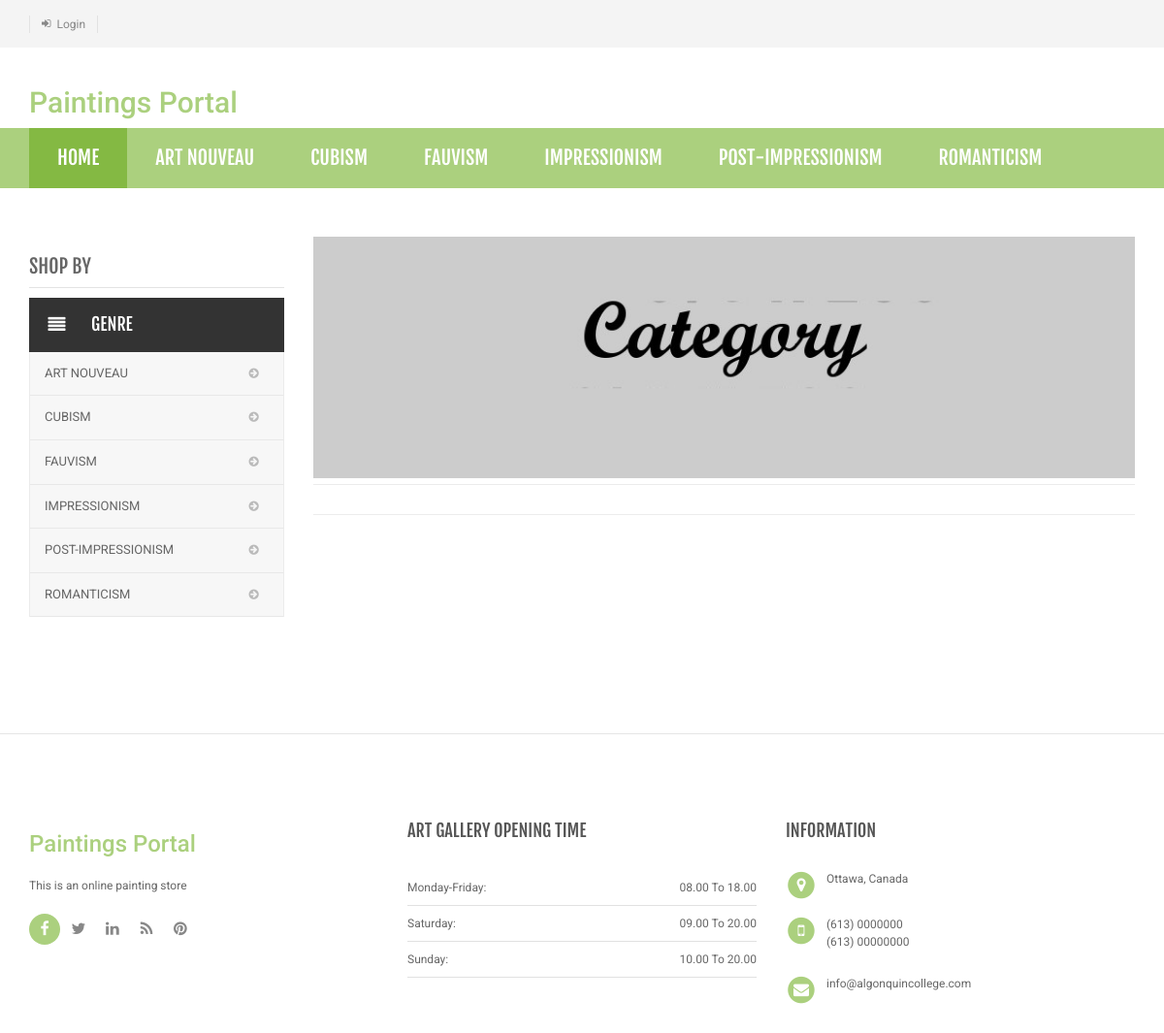
Screenshot of /genre.php with the database file from the repository.
### tables this page shows
CREATE TABLE `genre` (
  `id` int(11) NOT NULL,
  `genreName` varchar(255) DEFAULT NULL,
  PRIMARY KEY (`id`)
);

### includes/menu-bar.php (the view, shortened to what this page needs)
<div class="header-nav animate-dropdown">
    <div class="container">
        <div class="yamm navbar navbar-default" role="navigation">
            <div class="nav-bg-class">
                <div class="navbar-collapse collapse" id="mc-horizontal-menu-collapse">
	<div class="nav-outer">
		<ul class="nav navbar-nav">
			<li class="active dropdown yamm-fw">
				<a href="index.php" data-hover="dropdown" class="dropdown-toggle">Home</a>
			</li>
			  <?php
			  $sql="select * from genre";
			  $result=mysqli_query($con,$sql);
			  while($row=mysqli_fetch_assoc($result)){
			  ?>
			<li class="dropdown yamm">
			  <a href="genre.php?id=<?php echo $row['id']; ?>" data-hover="dropdown" class="dropdown-toggle"><?php echo $row['genreName'];?></a>
			</li>
			<?php
			  }
			  ?>
		</ul>
		<div class="clearfix"></div>
	</div>
</div>
            </div>
        </div>
    </div>
</div>

### includes/side-menu.php
<div class="side-menu animate-dropdown outer-bottom-xs">
    <div class="head"><i class="icon fa fa-align-justify fa-fw"></i> Genre</div>
    <nav class="yamm megamenu-horizontal" role="navigation">
        <ul class="nav">
		<?php
			$sql="select * from genre";
			$result=mysqli_query($con,$sql);
			while($row=mysqli_fetch_assoc($result)){
		?>
            <li class="dropdown menu-item">
            <?php
					echo "<a href=genre.php?id=".$row['id'].">".$row['genreName']."</a>";
			?>
</li>
<?php
			}
?>
</ul>
    </nav>
</div>

### assets/css/green.css (style rules this page uses)
a { color: #abd07e; }
.header-style-1 .header-nav { background: #abd07e; }
.cnt-home .header-style-1 .header-nav .navbar .navbar-nav > li.active { background: #84b943; }

### assets/css/lightbox.css (style rules this page uses)
body:after { content: url(../images/close.png) url(../images/loading.gif) url(../images/prev.png) url(../images/next.png); display: none; }

### assets/css/blue.css (style rules this page uses)
a { color: #3498db; }
.header-style-1 .header-nav { background: #3498db; }
.cnt-home .header-style-1 .header-nav .navbar .navbar-nav > li.active { background: #1d6ca1; }

### assets/css/red.css (style rules this page uses)
a { color: #ff6c6c; }
.header-style-1 .header-nav { background: #ff6c6c; }
.cnt-home .header-style-1 .header-nav .navbar .navbar-nav > li.active { background: #ff1a1a; }

### assets/css/orange.css (style rules this page uses)
a { color: #f39c12; }
.header-style-1 .header-nav { background: #f39c12; }
.cnt-home .header-style-1 .header-nav .navbar .navbar-nav > li.active { background: #ab6c09; }

### assets/css/dark-green.css (style rules this page uses)
a { color: #12cca7; }
.header-style-1 .header-nav { background: #12cca7; }
.cnt-home .header-style-1 .header-nav .navbar .navbar-nav > li.active { background: #0b816a; }

### rows the page displays
genre: genreName "ART NOUVEAU"
genre: genreName "CUBISM"
genre: genreName "FAUVISM"
genre: genreName "IMPRESSIONISM"
genre: genreName "POST-IMPRESSIONISM"
genre: genreName "ROMANTICISM"
